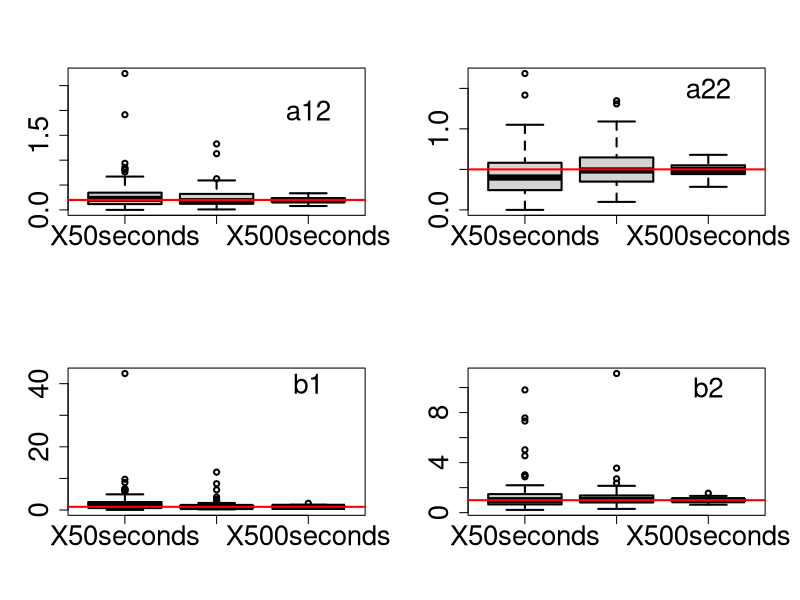
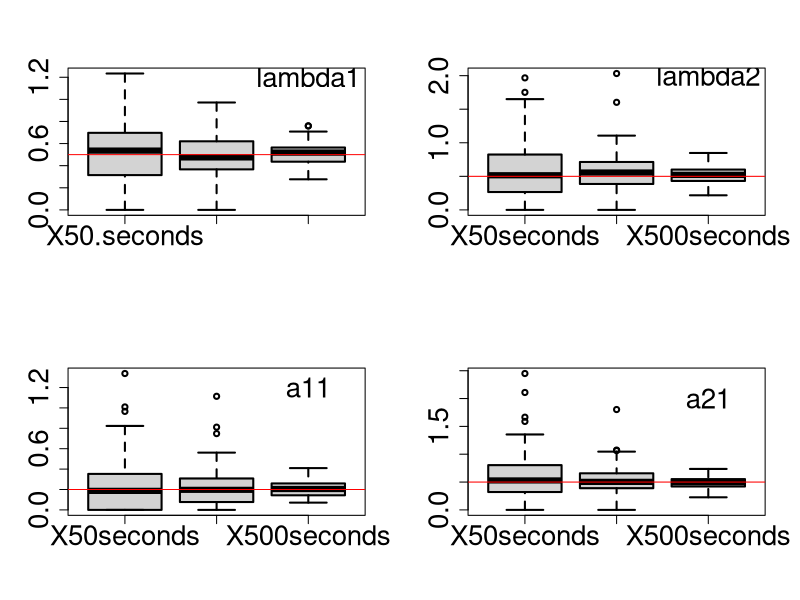

Source code (R) for these figures, in order:
lambda1 = read.csv("lambda1.csv")
lambda2 = read.csv("lambda2.csv")
a11 = read.csv("a11.csv")
a21 = read.csv("a21.csv")
a12 = read.csv("a12.csv")
a22 = read.csv("a22.csv")
b1 = read.csv("b1.csv")
b2 = read.csv("b2.csv")


par(mfrow=c(2,2))
boxplot(a12,lwd=2,cex.axis=2)
abline(h = 0.2, col = "red",lwd=2)
text(3,2,"a12",cex=2)
boxplot(a22,lwd=2,cex.axis=2)
abline(h = 0.5, col = "red",lwd=2) 
text(3,1.5,"a22",cex=2)
boxplot(b1,lwd=2,cex.axis=2)
abline(h = 1, col = "red",lwd=2) 
text(3,40,"b1",cex=2)
boxplot(b2,lwd=2,cex.axis=2)
abline(h = 1, col = "red",lwd=2) 
text(3,10,"b2",cex=2)

par(mfrow=c(2,2))
boxplot(lambda1,lwd=2,cex.axis=2)
abline(h = 0.5, col = "red")
text(3,1.2,"lambda1",cex=2,lwd=2)
boxplot(lambda2,lwd=2,cex.axis=2)
abline(h = 0.5, col = "red") 
text(3,2,"lambda2",cex=2,lwd=2)
boxplot(a11,lwd=2,cex.axis=2)
abline(h = 0.2, col = "red") 
text(3,1.2,"a11",cex=2,lwd=2)
boxplot(a21,lwd=2,cex.axis=2)
abline(h = 0.5, col = "red") 
text(3,2,"a21",cex=2,lwd=2)